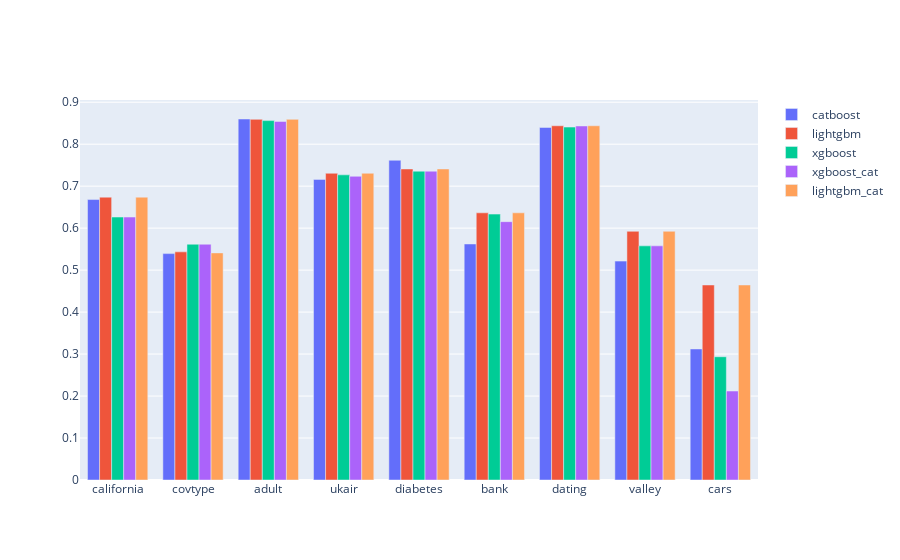

Write notebook code for a chart like this one.
### Code cell
import plotly.graph_objects as go

fig = go.Figure(data=[
    go.Bar(name="catboost", x=list(perf_comparisons.keys()), y=catboost_performance),
    go.Bar(name="lightgbm", x=list(perf_comparisons.keys()), y=lightgbm_performance),
    go.Bar(name="xgboost", x=list(perf_comparisons.keys()), y=xgboost_performance),
    go.Bar(name="xgboost_cat", x=list(perf_comparisons.keys()), y=xgboost_cat_performance),
    go.Bar(name="lightgbm_cat", x=list(perf_comparisons.keys()), y=lightgbm_cat_performance)
           ])
# Change the bar mode
fig.update_layout(barmode='group')
fig.show()

### Figure 1 — Plotly figure (JSON) as saved in the notebook; plotly's stock layout.template omitted (floating-point values rounded to 4 significant figures)
{"data": [{"name": "catboost", "type": "bar", "x": ["california", "covtype", "adult", "ukair", "diabetes", "bank", "dating", "valley", "cars"], "y": [0.6681, 0.5393, 0.86, 0.7162, 0.7617, 0.5623, 0.8399, 0.5215, 0.3122]}, {"name": "lightgbm", "type": "bar", "x": ["california", "covtype", "adult", "ukair", "diabetes", "bank", "dating", "valley", "cars"], "y": [0.6738, 0.5435, 0.8592, 0.7307, 0.7409, 0.6365, 0.8439, 0.5925, 0.4646]}, {"name": "xgboost", "type": "bar", "x": ["california", "covtype", "adult", "ukair", "diabetes", "bank", "dating", "valley", "cars"], "y": [0.6264, 0.5617, 0.8562, 0.727, 0.7357, 0.6335, 0.8408, 0.5578, 0.2937]}, {"name": "xgboost_cat", "type": "bar", "x": ["california", "covtype", "adult", "ukair", "diabetes", "bank", "dating", "valley", "cars"], "y": [0.6264, 0.5617, 0.8541, 0.7235, 0.7357, 0.6154, 0.8434, 0.5578, 0.2119]}, {"name": "lightgbm_cat", "type": "bar", "x": ["california", "covtype", "adult", "ukair", "diabetes", "bank", "dating", "valley", "cars"], "y": [0.6738, 0.541, 0.8592, 0.7307, 0.7409, 0.6365, 0.8439, 0.5925, 0.4646]}], "layout": {"barmode": "group"}}
